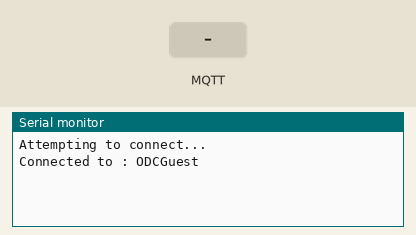
A sketch run on a simulated ESP32. Parts: the last lines printed to the serial monitor. The inputs (shaded band) are chosen by the test bench. WiFi joins after 1.5 s; servers stay silent unless stated; network time is answered at once with the bench clock; the local clock reads 2024-03-15 10:24:30 at power-on unless the sketch sets it; random numbers use the default seed unless the sketch sets one; no MQTT or app messages arrive unless stated.

Above: at 2.7 s.
2.8 s: MQTT message "1" arrives on the first subscribed topic
At 5.8 s:
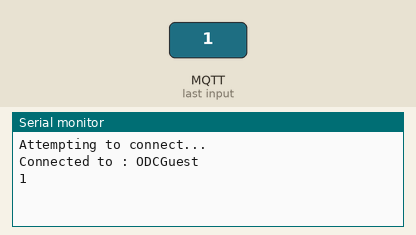
6.0 s: MQTT message "on" arrives on the first subscribed topic
At 6.6 s:
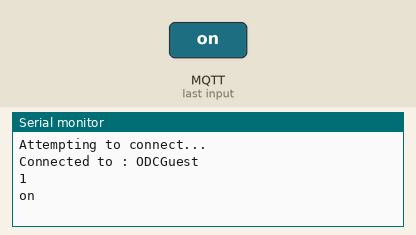
7.5 s: MQTT message "off" arrives on the first subscribed topic
At 9.4 s:
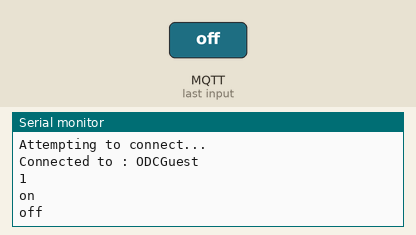

Measured:
- after the input at 2.8 s, the serial monitor: prints a new line after 2.3 s (image 1)
- after the input at 6.0 s, the serial monitor: prints a new line after 0.08 s (image 2)
- after the input at 7.5 s, the serial monitor: prints a new line after 0.58 s (image 3)

The sketch:

test1.ino
```cpp
//LIBRARIES
#include <NTPClient.h>
#include <WiFi.h>
#include <PubSubClient.h>
#include <ArduinoJson.h>


//VARIABLES
  //UDP_NTP
WiFiUDP ntpUDP;
NTPClient timeClient(ntpUDP);
String Collar_History;

//Connecting

const char* ssid = "ODCGuest";
const char* password =  "T5L4zPovSG";
const char* mqttServer = "broker.hivemq.com";
const int mqttPort = 1883;
const char* clientID = "24727054";
const char* channelName = "oprex/collarHistory";
//const char* channelName1 = "atos";

StaticJsonDocument<256> doc;
JsonObject collarHistory = doc.to<JsonObject>();
JsonObject position = collarHistory.createNestedObject("position");
char buffer[512];

WiFiClient MQTTclient;
PubSubClient client(MQTTclient);

void callback(char* topic, byte* payload, unsigned int length) {
  String payload_buff;
  for (int i=0;i<length;i++) {
    payload_buff = payload_buff+String((char)payload[i]);
  }
  Serial.println(payload_buff); // Print out messages.
}
long lastReconnectAttempt = 0;
boolean reconnect() {
  if (client.connect(clientID)) {
   client.subscribe(channelName); // Subscribe to channel.
  }
  return client.connected();
}
void setup() {
  Serial.begin(9600);
  Serial.println("Attempting to connect...");
  WiFi.begin(ssid, password); // Connect to WiFi.
  if(WiFi.waitForConnectResult() != WL_CONNECTED) {
      Serial.println("Couldn't connect to WiFi.");
      while(1) delay(100);
  }
  else
  {
    Serial.print("Connected to : ");
    Serial.println(ssid);
  }
  timeClient.begin();
  client.setServer(mqttServer, mqttPort); // Connect to PubNub.
  client.setCallback(callback);
  lastReconnectAttempt = 0;
}
void loop() {
  if (!client.connected()) {
    long now = millis();
    if (now - lastReconnectAttempt > 5000) { // Try to reconnect.
      lastReconnectAttempt = now;
      if (reconnect()) { // Attempt to reconnect.
        lastReconnectAttempt = 0;
      }
    }
  } else { // Connected.


    timeClient.update();
    //JSON

    collarHistory["date"] = timeClient.getEpochTime();


    position["x"] = random(1000,100000)/100.0;
    position["y"] = random(1000,100000)/100.0;

    collarHistory["pulse"] = random(150);
    collarHistory["temperature"] = random(55);
    serializeJsonPretty(collarHistory, Collar_History);


    client.loop();
    //Serial.println(buf);

    serializeJson(doc, buffer);
    client.publish(channelName,buffer); // Publish message.
    delay(1000);
  }
}
```
